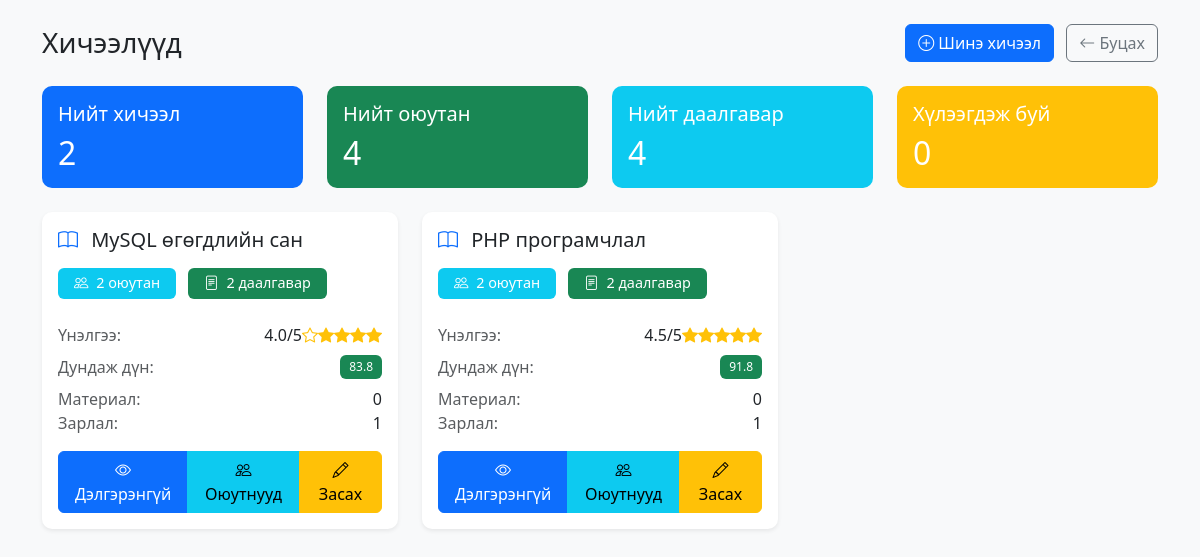
Page /dashboard/courses.php (signed in) on the committed database.
### tables this page shows
CREATE TABLE IF NOT EXISTS courses (
    id INT AUTO_INCREMENT PRIMARY KEY,
    name VARCHAR(255) NOT NULL,
    teacher_id INT NOT NULL,
    created_at TIMESTAMP DEFAULT CURRENT_TIMESTAMP,
    FOREIGN KEY (teacher_id) REFERENCES users(id) ON DELETE CASCADE
);

### dashboard/courses.php (the view, shortened to what this page needs)
<?php
require_once '../db.php';
$stmt = $conn->prepare("
    SELECT
        c.*,
        u.name as teacher_name,
        (SELECT COUNT(*) FROM course_enrollments WHERE course_id = c.id) as student_count,
        (SELECT COUNT(*) FROM evaluations WHERE course_id = c.id) as total_evaluations,
        (SELECT AVG(score) FROM evaluations WHERE course_id = c.id) as average_score,
        (SELECT COUNT(*) FROM grades WHERE course_id = c.id) as graded_count,
        (SELECT AVG(grade) FROM grades WHERE course_id = c.id) as average_grade,
        (SELECT COUNT(*) FROM assignments WHERE course_id = c.id) as total_assignments,
        (SELECT COUNT(*) FROM assignment_submissions a
         JOIN assignments ass ON a.assignment_id = ass.id
         WHERE ass.course_id = c.id AND a.status = 'pending') as pending_submissions,
        (SELECT COUNT(*) FROM materials WHERE course_id = c.id) as total_materials,
        (SELECT COUNT(*) FROM announcements WHERE course_id = c.id) as total_announcements
    FROM courses c
    JOIN users u ON c.teacher_id = u.id
    WHERE c.teacher_id = ?
    GROUP BY c.id
    ORDER BY c.name
");
$stmt->bind_param("i", $_SESSION['user_id']);
$stmt->execute();
$courses = $stmt->get_result()->fetch_all(MYSQLI_ASSOC);
$total_courses = count($courses);
$total_students = array_sum(array_column($courses, 'student_count'));
$total_assignments = array_sum(array_column($courses, 'total_assignments'));
$total_pending = array_sum(array_column($courses, 'pending_submissions'));
?>
<!DOCTYPE html>
<html lang="mn">
<head>
    <link href="https://cdn.jsdelivr.net/npm/bootstrap@5.3.0/dist/css/bootstrap.min.css" rel="stylesheet">
    <link rel="stylesheet" href="https://cdn.jsdelivr.net/npm/bootstrap-icons@1.7.2/font/bootstrap-icons.css">
    <link rel="stylesheet" href="../css/style.css">
</head>
<body class="bg-light">
    <div class="container py-4">
        <div class="d-flex justify-content-between align-items-center mb-4">
            <h1 class="h3 mb-0">Хичээлүүд</h1>
            <div>
                <button type="button" class="btn btn-primary" data-bs-toggle="modal" data-bs-target="#addCourseModal">
                    <i class="bi bi-plus-circle"></i> Шинэ хичээл
                </button>
                <a href="teacher.php" class="btn btn-outline-secondary ms-2">
                    <i class="bi bi-arrow-left"></i> Буцах
                </a>
            </div>
        </div>
        <div class="row mb-4">
            <div class="col-md-3">
                <div class="card bg-primary text-white">
                    <div class="card-body">
                        <h5 class="card-title">Нийт хичээл</h5>
                        <h2 class="mb-0"><?php echo $total_courses; ?></h2>
                    </div>
                </div>
            </div>
            <div class="col-md-3">
                <div class="card bg-success text-white">
                    <div class="card-body">
                        <h5 class="card-title">Нийт оюутан</h5>
                        <h2 class="mb-0"><?php echo $total_students; ?></h2>
                    </div>
                </div>
            </div>
            <div class="col-md-3">
                <div class="card bg-info text-white">
                    <div class="card-body">
                        <h5 class="card-title">Нийт даалгавар</h5>
                        <h2 class="mb-0"><?php echo $total_assignments; ?></h2>
                    </div>
                </div>
            </div>
            <div class="col-md-3">
                <div class="card bg-warning text-white">
                    <div class="card-body">
                        <h5 class="card-title">Хүлээгдэж буй</h5>
                        <h2 class="mb-0"><?php echo $total_pending; ?></h2>
                    </div>
                </div>
            </div>
        </div>
        <div class="row row-cols-1 row-cols-md-2 row-cols-lg-3 g-4">
            <?php foreach ($courses as $course): ?>
                <div class="col">
                    <div class="card h-100 course-card shadow-sm">
                        <div class="card-body">
                            <h5 class="card-title mb-3">
                                <i class="bi bi-book text-primary me-2"></i>
                                <?php echo htmlspecialchars($course['name']); ?>
                            </h5>
                            <div class="mb-3">
                                <span class="badge bg-info stat-badge me-2 mb-2">
                                    <i class="bi bi-people me-1"></i>
                                    <?php echo $course['student_count']; ?> оюутан
                                </span>
                                <span class="badge bg-success stat-badge me-2 mb-2">
                                    <i class="bi bi-file-text me-1"></i>
                                    <?php echo $course['total_assignments']; ?> даалгавар
                                </span>
                            </div>
                            <div class="mb-3">
                                <div class="d-flex justify-content-between mb-2">
                                    <span class="text-muted">Үнэлгээ:</span>
                                    <?php if ($course['total_evaluations'] > 0): ?>
                                        <div class="rating">
                                            <?php for ($i = 1; $i <= 5; $i++): ?>
                                                <i class="bi bi-star<?php echo $i <= round($course['average_score']) ? '-fill' : ''; ?> text-warning"></i>
                                            <?php endfor; ?>
                                            <span class="ms-1"><?php echo number_format($course['average_score'], 1); ?>/5</span>
                                        </div>
                                    <?php else: ?>
                                        <span class="text-muted">Үнэлгээ байхгүй</span>
                                    <?php endif; ?>
                                </div>
                                <div class="d-flex justify-content-between mb-2">
                                    <span class="text-muted">Дундаж дүн:</span>
                                    <?php if ($course['graded_count'] > 0): ?>
                                        <span class="badge bg-<?php echo $course['average_grade'] >= 60 ? 'success' : 'danger'; ?>">
                                            <?php echo number_format($course['average_grade'], 1); ?>
                                        </span>
                                    <?php else: ?>
                                        <span class="text-muted">Дүн байхгүй</span>
                                    <?php endif; ?>
                                </div>
                                <div class="d-flex justify-content-between">
                                    <span class="text-muted">Материал:</span>
                                    <span><?php echo $course['total_materials']; ?></span>
                                </div>
                                <div class="d-flex justify-content-between">
                                    <span class="text-muted">Зарлал:</span>
                                    <span><?php echo $course['total_announcements']; ?></span>
                                </div>
                            </div>
                            <div class="btn-group w-100">
                                <a href="course.php?id=<?php echo $course['id']; ?>"
                                   class="btn btn-primary">
                                    <i class="bi bi-eye"></i> Дэлгэрэнгүй
                                </a>
                                <button type="button"
                                        class="btn btn-info"
                                        data-bs-toggle="modal"
                                        data-bs-target="#studentsModal<?php echo $course['id']; ?>">
                                    <i class="bi bi-people"></i> Оюутнууд
                                </button>
                                <button type="button"
                                        class="btn btn-warning"
                                        data-bs-toggle="modal"
                                        data-bs-target="#editModal<?php echo $course['id']; ?>">
                                    <i class="bi bi-pencil"></i> Засах
                                </button>
                            </div>
                        </div>
                    </div>
                </div>
            <?php endforeach; ?>
        </div>
    </div>
</body>
</html>

### css/style.css (style rules this page uses)
body { min-height: 100vh; display: flex; flex-direction: column; }
.rating { display: flex; flex-direction: row-reverse; justify-content: flex-end; }
.card { border: none; border-radius: 10px; }
.btn-primary { background-color: #0d6efd; border-color: #0d6efd; }
.badge { padding: 0.5em 0.75em; font-weight: 500; }

### dashboard/courses.php (style rules this page uses)
.course-card { transition: transform 0.2s; }
.stat-badge { font-size: 0.9rem; padding: 0.5rem 1rem; }

### rows in the picture
courses: name "MySQL өгөгдлийн сан", student_count "2", total_assignments "2", average_score "4.0", average_grade "83.8", total_materials "0", total_announcements "1"
courses: name "PHP програмчлал", student_count "2", total_assignments "2", average_score "4.5", average_grade "91.8", total_materials "0", total_announcements "1"

### other values in the picture
$total_courses "2"
$total_students "4"
$total_assignments "4"
$total_pending "0"
